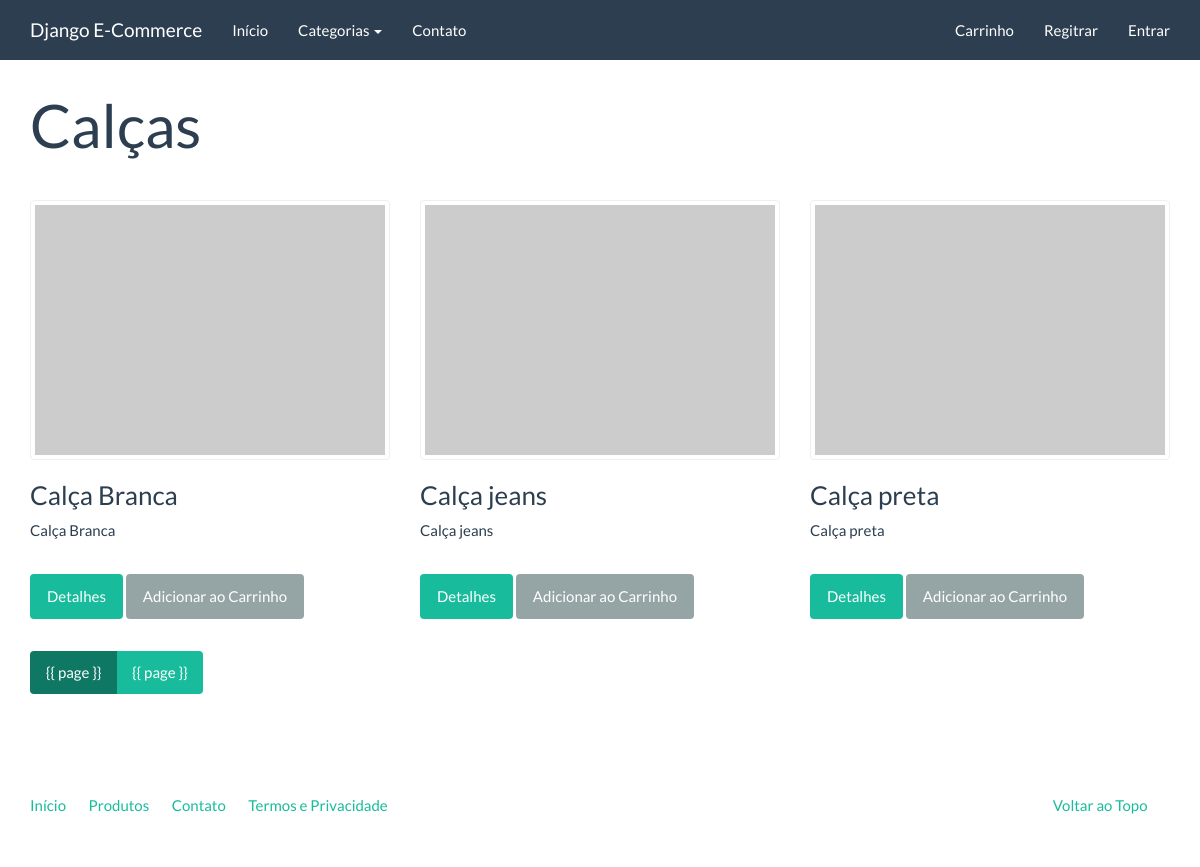
The page /produtos/calcas on the database its author committed.
### catalog/models.py (models this page shows)
class Category(models.Model):
    name = models.CharField("Nome", max_length=100)
    slug = models.SlugField('Identificador', max_length=100)
    created = models.DateTimeField('Criado em', auto_now_add=True)
    modified = models.DateTimeField('Modificado em', auto_now=True)
    class Meta:
        verbose_name = 'Categoria'
        verbose_name_plural = "Categorias"
        ordering = ['name']
    def __str__(self):
        return self.name
    def get_absolute_url(self):
        return reverse('catalog:category', kwargs={'slug': self.slug})

class Product(models.Model):
    name = models.CharField("Nome", max_length=100)
    slug = models.SlugField('Identificador', max_length=100)
    category = models.ForeignKey('catalog.Category', related_name='Categoria', verbose_name="Categoria", on_delete=models.CASCADE, null=True, blank=False)
    description = models.TextField('Descrição', blank=True, max_length=85)
    price = models.DecimalField("Preço", decimal_places=2, max_digits=8)
    created = models.DateTimeField('Criado em', auto_now_add=True)
    modified = models.DateTimeField('Modificado em', auto_now=True)
    class Meta:
        verbose_name = 'Produto'
        verbose_name_plural = "Produtos"
        ordering = ['name']
    def __str__(self):
        return self.name
    def get_absolute_url(self):
        return reverse('catalog:product', kwargs={'slug': self.slug})

### catalog/views.py (the view)
class CategoryListView(generic.ListView):
    context_object_name = 'product_list'
    template_name = "catalog/category.html"
    paginate_by = 3
    def get_queryset(self):
        return Product.objects.filter(category__slug=self.kwargs['slug'])
    def get_context_data(self, **kwargs):
        context = super(CategoryListView, self).get_context_data(**kwargs)
        context['current_category'] = get_object_or_404(Category, slug=self.kwargs['slug'])
        return context

### catalog/context_processors.py (called while the page is built)
def categories(request):
    return {
        'categories': Category.objects.all()
    }

### core/templatetags/pagination.py (called while the page is built)
@register.inclusion_tag('pagination.html')
def pagination(request, paginator, page_obj):
    context = {}
    context['paginator'] = paginator
    context['request'] = request
    context['page_obj'] = page_obj
    getvars = request.GET.copy()
    if 'page' in getvars:
        del getvars['page']
    if len(getvars) > 0:
        context['getvars'] = f'&{getvars.urlencode()}'
    else:
        context['getvars'] = ''
    return context

### catalog/templates/catalog/category.html (shortened to what this page needs)
{% extends "base.html" %}
{% load pagination %}
{% block container %}
<div class="page-header">
    <h1>{{ current_category }}</h1>
</div>
<div class="row">
    {% for product in product_list %}
    {% include 'catalog/_product.html' %}
    {% endfor %}
</div>
{% pagination request paginator page_obj %}
{% endblock %}

### catalog/templates/catalog/_product.html
<div class="col-sm-6 col-md-4">
        <a class='thumbnail' href="{{ product.get_absolute_url }}">
            <img src="http://placehold.it/350x250" alt="" />
        </a>
        <div class="caption">
            <h3>{{ product }}</h3>
            {{ product.description|linebreaks }}
            <p><a href="{{ product.get_absolute_url }}" class="btn btn-success" role="button">Detalhes</a> <a href="{% url 'checkout:create_cart_item' product.slug %}" class="btn btn-default" role="button">Adicionar ao Carrinho</a></p>
        </div>
</div>

### rows shown on the page
Category: name "Calças"
Product: name "Calça Branca", description "Calça Branca"
Product: name "Calça jeans", description "Calça jeans"
Product: name "Calça preta", description "Calça preta"
